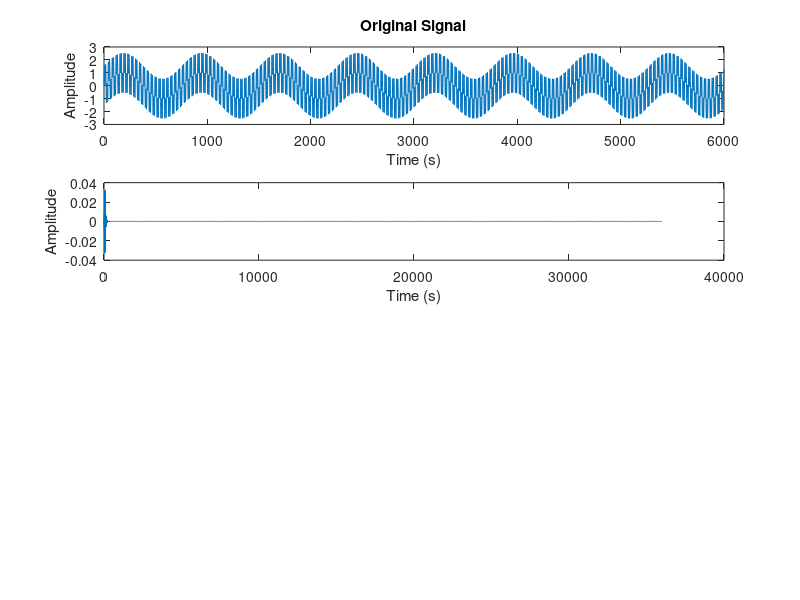

Reproduce this figure in MATLAB. (Note: this script raises an error after producing the figure.)
clc, clear, close all;

fs = 12000;
t = 0:1/fs:3-1/fs; 
signal = sin(100*t)+sin(2000*t)+sin(6000*t); 


figure(1)
subplot(4,1,1)
plot(signal(1:fs/2));
title('Original Signal');
xlabel('Time (s)');
ylabel('Amplitude');

fcutlow=1900;   %low cut frequency in Hz
fcuthigh=2100;   %high cut frequency in Hz
[b4,a4]=butter(4,[fcutlow,fcuthigh]/(fs/2),'bandpass');
filtered_signal_4th = filter(b4, a4, signal);

subplot(4,1,2)
plot(filtered_signal_4th);
xlabel('Time (s)');
ylabel('Amplitude');

%----------------------------------
Myfilter = IIR_Butter_8th;
[b8, a8] = tf(Myfilter);
filtered_signal_8th = filter(b8, a8, signal);

subplot(4,1,3)
plot(t, filtered_signal_8th);

w=-0.5:1/fs:0.5-1/fs;
freq_domain = abs(fftshift(fft(filtered_signal_8th(1:fs))));

